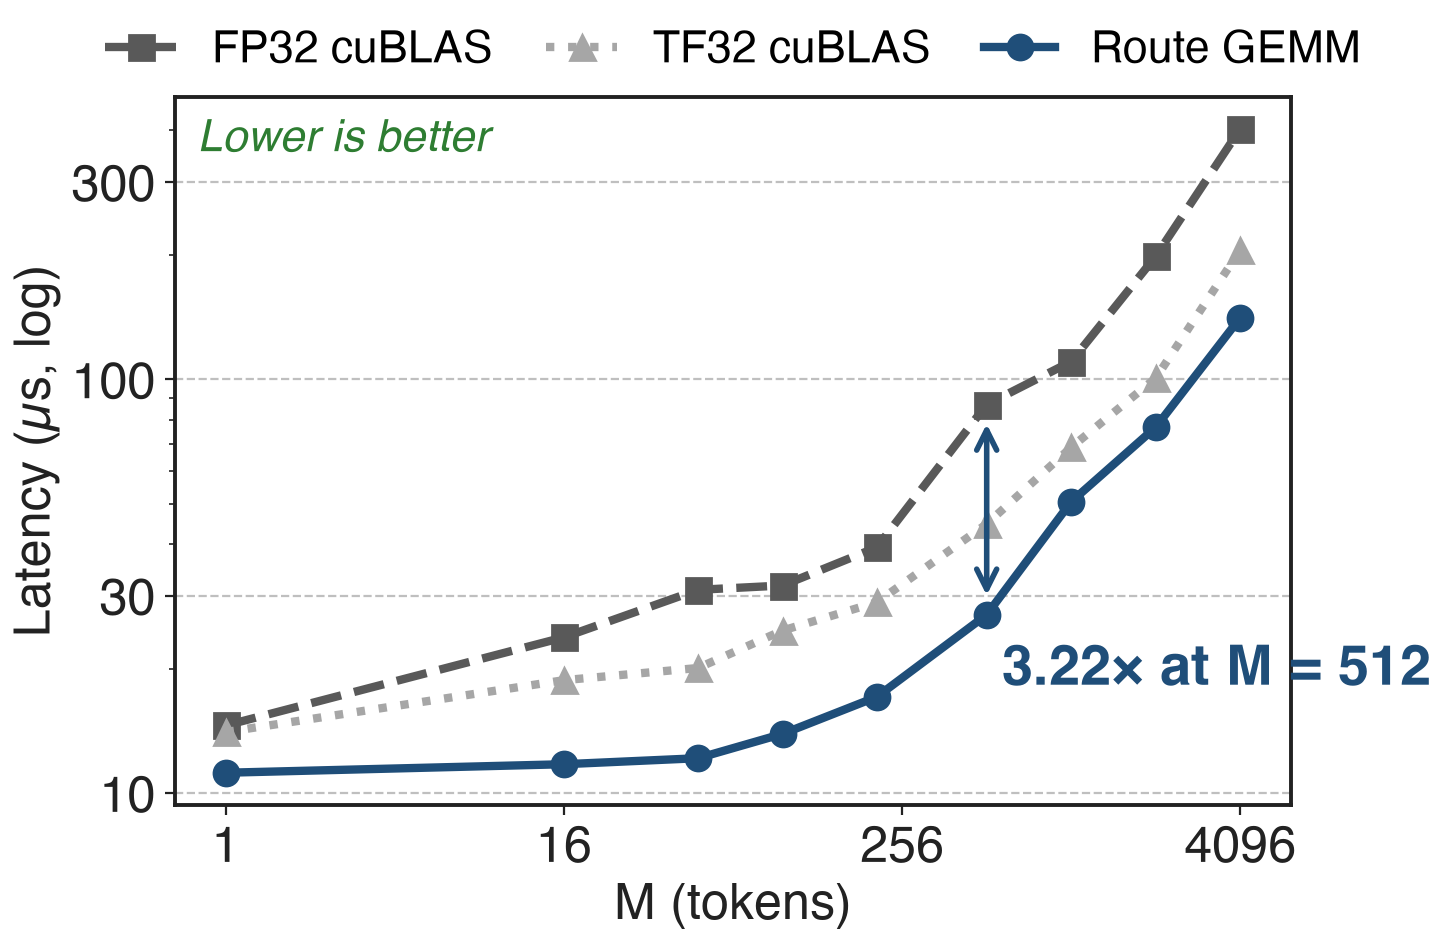

This figure's Python source:
"""Router GEMM latency vs M on H20 (K=4096, N=192). Source: LMSYS blog 'HPC-Ops x SGLang' Table 2."""
import sys, pathlib
sys.path.insert(0, str(pathlib.Path(__file__).resolve().parents[3] / "scripts"))
import slidechart as sc

M = [1, 16, 48, 96, 208, 512, 1024, 2048, 4096]
hpc = [11.200, 11.744, 12.144, 13.904, 17.088, 26.992, 50.640, 76.688, 141.120]
fp32 = [14.576, 23.808, 31.008, 31.760, 39.280, 86.976, 110.480, 198.576, 403.728]
tf32 = [14.048, 18.752, 20.064, 24.720, 28.928, 44.736, 68.544, 100.800, 205.760]

sc.setup()
fig, ax = sc.figure("right")
ax.plot(M, fp32, color=sc.GRAYS[3], ls="--", marker="s", label="FP32 cuBLAS")
ax.plot(M, tf32, color=sc.GRAYS[1], ls=":", marker="^", label="TF32 cuBLAS")
ax.plot(M, hpc, color=sc.ACCENT, marker="o", label="Route GEMM")
ax.set_xscale("log", base=2); ax.set_yscale("log")
ax.set_xticks([1, 16, 256, 4096]); ax.set_xticklabels(["1", "16", "256", "4096"])
ax.set_yticks([10, 30, 100, 300]); ax.set_yticklabels(["10", "30", "100", "300"])
ax.set_xlabel("M (tokens)")
ax.set_ylabel("Latency (µs, log)")
sc.top_legend(ax, ncol=3, fontsize=16)
ax.text(580, 20, "3.22× at M = 512", color=sc.ACCENT, fontsize=20, fontweight="bold", ha="left", va="center")
ax.annotate("", xy=(512, hpc[5] * 1.08), xytext=(512, fp32[5] / 1.08),
            arrowprops=dict(arrowstyle="<->", color=sc.ACCENT, lw=2))
sc.better(ax, "Lower is better", where="upper left")
sc.save(fig, __file__)
